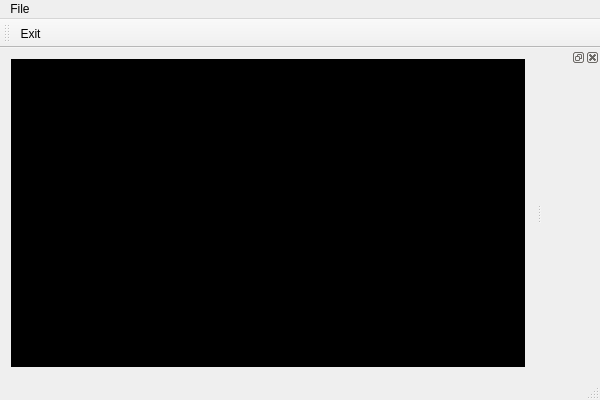
<?xml version="1.0" encoding="UTF-8"?>
<ui version="4.0">
 <class>MainWindow</class>
 <widget class="QMainWindow" name="MainWindow">
  <property name="geometry">
   <rect>
    <x>0</x>
    <y>0</y>
    <width>600</width>
    <height>400</height>
   </rect>
  </property>
  <property name="windowTitle">
   <string>MainWindow</string>
  </property>
  <widget class="QWidget" name="centralWidget">
   <layout class="QHBoxLayout" name="horizontalLayout">
    <item>
     <widget class="QWidget" name="widget" native="true">
      <property name="styleSheet">
       <string>background : rgb(0, 0, 0)</string>
      </property>
     </widget>
    </item>
   </layout>
  </widget>
  <widget class="QMenuBar" name="menuBar">
   <property name="geometry">
    <rect>
     <x>0</x>
     <y>0</y>
     <width>600</width>
     <height>22</height>
    </rect>
   </property>
   <widget class="QMenu" name="menuFile">
    <property name="title">
     <string>File</string>
    </property>
    <addaction name="actionExit"/>
   </widget>
   <addaction name="menuFile"/>
  </widget>
  <widget class="QToolBar" name="mainToolBar">
   <attribute name="toolBarArea">
    <enum>TopToolBarArea</enum>
   </attribute>
   <attribute name="toolBarBreak">
    <bool>false</bool>
   </attribute>
   <addaction name="actionExit"/>
  </widget>
  <widget class="QStatusBar" name="statusBar"/>
  <widget class="QDockWidget" name="dockWidget">
   <attribute name="dockWidgetArea">
    <number>2</number>
   </attribute>
   <widget class="QWidget" name="dockWidgetContents">
    <layout class="QVBoxLayout" name="verticalLayout">
     <item>
      <widget class="QWidget" name="widget_2" native="true"/>
     </item>
    </layout>
   </widget>
  </widget>
  <action name="actionExit">
   <property name="text">
    <string>Exit</string>
   </property>
  </action>
 </widget>
 <layoutdefault spacing="6" margin="11"/>
 <resources/>
 <connections>
  <connection>
   <sender>actionExit</sender>
   <signal>triggered()</signal>
   <receiver>MainWindow</receiver>
   <slot>close()</slot>
   <hints>
    <hint type="sourcelabel">
     <x>-1</x>
     <y>-1</y>
    </hint>
    <hint type="destinationlabel">
     <x>299</x>
     <y>199</y>
    </hint>
   </hints>
  </connection>
 </connections>
</ui>
